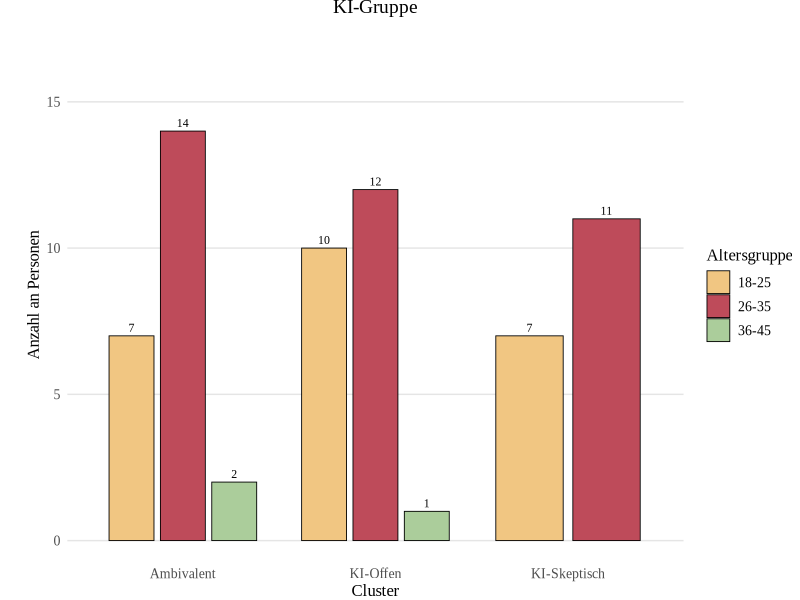
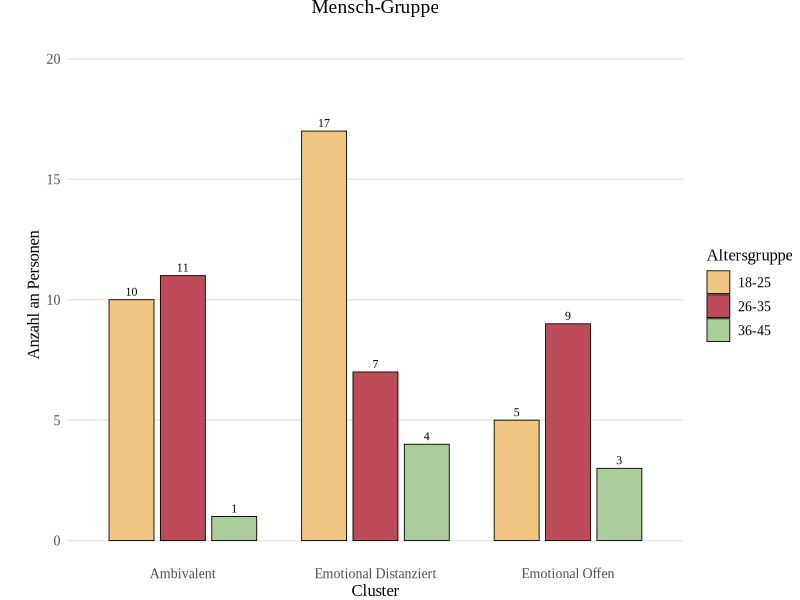

The R source for these figures, in order:
# =============================================================================
# AGE GROUPS BY CLUSTER VISUALIZATION
# =============================================================================
# Erstellt Visualisierungen der Altersgruppen für KI-Gruppe und Mensch-Gruppe
# getrennt, mit den gleichen Clustern wie in ki_specific_apa.png und human_specific_apa.png

library(dplyr)
library(ggplot2)
library(tidyr)

# =============================================================================
# LOAD DATA
# =============================================================================

cat("Lade Daten...\n")
data <- read.delim("organized/data/Bereinigte Daten von WhatsApp Business.csv", 
                   fileEncoding = "UTF-16LE", stringsAsFactors = FALSE)

# Filter data (FINISHED=1)
data_processed <- data %>% filter(FINISHED == 1)

# Separate KI and Mensch groups
data_ki <- data_processed %>% filter(AB01 == 1)
data_mensch <- data_processed %>% filter(AB01 == 2)

cat("✓ KI-Gruppe: n =", nrow(data_ki), "\n")
cat("✓ Mensch-Gruppe: n =", nrow(data_mensch), "\n")

# =============================================================================
# PERFORM CLUSTERING FOR KI GROUP
# =============================================================================

cat("\n=== CLUSTERING FÜR KI-GRUPPE ===\n")

# Calculate composite scores for KI group
mn_cols <- c("MN01_01", "MN01_02", "MN01_03", "MN01_04", "MN01_05", "MN01_06", "MN01_07")
vs_cols <- c("VS01_01", "VS01_02", "VS01_03", "VS01_04", "VS01_05", "VS01_06", "VS01_07", "VS01_08")
ea_cols <- c("EA01_01", "EA01_02", "EA01_03", "EA01_04", "EA01_05")
id_cols <- c("ID01_01", "ID01_02", "ID01_03", "ID01_04")

# Create composite scores for KI
cluster_data_ki <- data.frame(
  VS = rowMeans(data_ki[, vs_cols], na.rm = TRUE),
  MN = rowMeans(data_ki[, mn_cols], na.rm = TRUE),
  ID = rowMeans(data_ki[, id_cols], na.rm = TRUE),
  EA = rowMeans(data_ki[, ea_cols], na.rm = TRUE)
)

# Remove missing values for KI
cluster_data_ki_clean <- cluster_data_ki[complete.cases(cluster_data_ki), ]
data_ki_clean <- data_ki[complete.cases(cluster_data_ki), ]

# Perform k-means clustering for KI
set.seed(123)
kmeans_result_ki <- kmeans(cluster_data_ki_clean, centers = 3, nstart = 25)
clusters_ki <- kmeans_result_ki$cluster

# Calculate cluster means for KI
cluster_means_ki <- data.frame(
  cluster_number = 1:3,
  n = as.numeric(table(clusters_ki)),
  VS = round(tapply(cluster_data_ki_clean$VS, clusters_ki, mean), 3),
  MN = round(tapply(cluster_data_ki_clean$MN, clusters_ki, mean), 3),
  ID = round(tapply(cluster_data_ki_clean$ID, clusters_ki, mean), 3),
  EA = round(tapply(cluster_data_ki_clean$EA, clusters_ki, mean), 3)
)

# Calculate overall mean for each cluster
cluster_means_ki$overall_mean <- (cluster_means_ki$VS + cluster_means_ki$MN + 
                                 cluster_means_ki$ID + cluster_means_ki$EA) / 4

# Sort by overall mean (highest to lowest)
cluster_means_ki_sorted <- cluster_means_ki[order(cluster_means_ki$overall_mean, decreasing = TRUE), ]

# Assign names based on ranking for KI
cluster_means_ki_sorted$cluster_name <- c("KI-Offen", "Ambivalent", "KI-Skeptisch")

# Add cluster information to KI data
data_ki_clean$Cluster <- clusters_ki
data_ki_clean$Cluster_Name <- cluster_means_ki_sorted$cluster_name[clusters_ki]

cat("KI-Gruppe Cluster-Verteilung:\n")
for(i in 1:nrow(cluster_means_ki_sorted)) {
  cat("-", cluster_means_ki_sorted$cluster_name[i], ":", cluster_means_ki_sorted$n[i], 
      "(", round(cluster_means_ki_sorted$n[i] / sum(cluster_means_ki_sorted$n) * 100, 1), "%)\n")
}

# =============================================================================
# PERFORM CLUSTERING FOR MENSCH GROUP
# =============================================================================

cat("\n=== CLUSTERING FÜR MENSCH-GRUPPE ===\n")

# Create composite scores for Mensch
cluster_data_mensch <- data.frame(
  VS = rowMeans(data_mensch[, vs_cols], na.rm = TRUE),
  MN = rowMeans(data_mensch[, mn_cols], na.rm = TRUE),
  ID = rowMeans(data_mensch[, id_cols], na.rm = TRUE),
  EA = rowMeans(data_mensch[, ea_cols], na.rm = TRUE)
)

# Remove missing values for Mensch
cluster_data_mensch_clean <- cluster_data_mensch[complete.cases(cluster_data_mensch), ]
data_mensch_clean <- data_mensch[complete.cases(cluster_data_mensch), ]

# Perform k-means clustering for Mensch
set.seed(123)
kmeans_result_mensch <- kmeans(cluster_data_mensch_clean, centers = 3, nstart = 25)
clusters_mensch <- kmeans_result_mensch$cluster

# Calculate cluster means for Mensch
cluster_means_mensch <- data.frame(
  cluster_number = 1:3,
  n = as.numeric(table(clusters_mensch)),
  VS = round(tapply(cluster_data_mensch_clean$VS, clusters_mensch, mean), 3),
  MN = round(tapply(cluster_data_mensch_clean$MN, clusters_mensch, mean), 3),
  ID = round(tapply(cluster_data_mensch_clean$ID, clusters_mensch, mean), 3),
  EA = round(tapply(cluster_data_mensch_clean$EA, clusters_mensch, mean), 3)
)

# Calculate overall mean for each cluster
cluster_means_mensch$overall_mean <- (cluster_means_mensch$VS + cluster_means_mensch$MN + 
                                     cluster_means_mensch$ID + cluster_means_mensch$EA) / 4

# Sort by overall mean (highest to lowest)
cluster_means_mensch_sorted <- cluster_means_mensch[order(cluster_means_mensch$overall_mean, decreasing = TRUE), ]

# Assign names based on ranking for Mensch
cluster_means_mensch_sorted$cluster_name <- c("Emotional Offen", "Ambivalent", "Emotional Distanziert")

# Add cluster information to Mensch data
data_mensch_clean$Cluster <- clusters_mensch
data_mensch_clean$Cluster_Name <- cluster_means_mensch_sorted$cluster_name[clusters_mensch]

cat("Mensch-Gruppe Cluster-Verteilung:\n")
for(i in 1:nrow(cluster_means_mensch_sorted)) {
  cat("-", cluster_means_mensch_sorted$cluster_name[i], ":", cluster_means_mensch_sorted$n[i], 
      "(", round(cluster_means_mensch_sorted$n[i] / sum(cluster_means_mensch_sorted$n) * 100, 1), "%)\n")
}

# =============================================================================
# CREATE AGE GROUPS
# =============================================================================

cat("\n=== ERSTELLE ALTERSGRUPPEN ===\n")

# Create age groups for KI
data_ki_clean$Age_Group <- cut(data_ki_clean$SO01, 
                              breaks = c(17, 25, 35, 45, 55, 100),
                              labels = c("18-25", "26-35", "36-45", "46-55", "56+"),
                              include.lowest = TRUE)

# Create age groups for Mensch
data_mensch_clean$Age_Group <- cut(data_mensch_clean$SO01, 
                                  breaks = c(17, 25, 35, 45, 55, 100),
                                  labels = c("18-25", "26-35", "36-45", "46-55", "56+"),
                                  include.lowest = TRUE)

# Count persons by cluster and age group for KI
age_cluster_counts_ki <- data_ki_clean %>%
  group_by(Cluster_Name, Age_Group) %>%
  summarise(Count = n(), .groups = 'drop') %>%
  filter(Age_Group %in% c("18-25", "26-35", "36-45", "46-55")) %>%
  mutate(Group = "KI")

# Count persons by cluster and age group for Mensch
age_cluster_counts_mensch <- data_mensch_clean %>%
  group_by(Cluster_Name, Age_Group) %>%
  summarise(Count = n(), .groups = 'drop') %>%
  filter(Age_Group %in% c("18-25", "26-35", "36-45", "46-55")) %>%
  mutate(Group = "Mensch")

# Combine both groups
age_cluster_counts_combined <- rbind(age_cluster_counts_ki, age_cluster_counts_mensch)

cat("Altersgruppen-Verteilung KI:\n")
print(age_cluster_counts_ki)
cat("\nAltersgruppen-Verteilung Mensch:\n")
print(age_cluster_counts_mensch)

# =============================================================================
# CREATE VISUALIZATIONS
# =============================================================================

cat("\n=== ERSTELLE ALTERSGRUPPEN-VISUALISIERUNGEN ===\n")

# Create the KI group visualization
ki_age_plot <- ggplot(age_cluster_counts_ki, aes(x = Cluster_Name, y = Count, fill = Age_Group)) +
  geom_bar(stat = "identity", position = position_dodge(width = 0.8), width = 0.7, 
           color = "black", linewidth = 0.3) +
  geom_text(aes(label = Count), 
            position = position_dodge(width = 0.8), 
            vjust = -0.5, 
            size = 3, 
            family = "Times New Roman") +
  scale_fill_manual(values = c(
    "18-25" = "#F1C682",      # Gelb/Orange
    "26-35" = "#BE4B5A",      # Rot
    "36-45" = "#ABCD9B",      # Hellgrün
    "46-55" = "#8DD3C8"       # Hellblau/Türkis
  )) +
  labs(x = "Cluster",
       y = "Anzahl an Personen",
       fill = "Altersgruppe",
       title = "KI-Gruppe") +
  theme_minimal() +
  theme(
    axis.title = element_text(size = 12, family = "Times New Roman"),
    axis.text = element_text(size = 10, family = "Times New Roman"),
    axis.text.x = element_text(angle = 0, family = "Times New Roman"),
    legend.title = element_text(size = 12, family = "Times New Roman"),
    legend.text = element_text(size = 10, family = "Times New Roman"),
    panel.grid.major = element_line(color = "gray90"),
    panel.grid.minor = element_blank(),
    panel.background = element_rect(fill = "white", color = NA),
    plot.background = element_rect(fill = "white", color = NA),
    panel.border = element_blank(),
    axis.line.x = element_blank(),
    axis.line.y = element_blank(),
    axis.ticks = element_blank(),
    axis.line = element_blank(),
    plot.margin = margin(0, 0, 0, 20),
    panel.grid.major.x = element_blank(),
    panel.grid.minor.x = element_blank(),
    axis.ticks.x = element_line(),
    axis.ticks.length.x = unit(0, "pt"),
    plot.title = element_text(size = 14, family = "Times New Roman", hjust = 0.5)
  ) +
  ylim(0, max(age_cluster_counts_ki$Count) * 1.2)

# Create the Mensch group visualization
mensch_age_plot <- ggplot(age_cluster_counts_mensch, aes(x = Cluster_Name, y = Count, fill = Age_Group)) +
  geom_bar(stat = "identity", position = position_dodge(width = 0.8), width = 0.7, 
           color = "black", linewidth = 0.3) +
  geom_text(aes(label = Count), 
            position = position_dodge(width = 0.8), 
            vjust = -0.5, 
            size = 3, 
            family = "Times New Roman") +
  scale_fill_manual(values = c(
    "18-25" = "#F1C682",      # Gelb/Orange
    "26-35" = "#BE4B5A",      # Rot
    "36-45" = "#ABCD9B",      # Hellgrün
    "46-55" = "#8DD3C8"       # Hellblau/Türkis
  )) +
  labs(x = "Cluster",
       y = "Anzahl an Personen",
       fill = "Altersgruppe",
       title = "Mensch-Gruppe") +
  theme_minimal() +
  theme(
    axis.title = element_text(size = 12, family = "Times New Roman"),
    axis.text = element_text(size = 10, family = "Times New Roman"),
    axis.text.x = element_text(angle = 0, family = "Times New Roman"),
    legend.title = element_text(size = 12, family = "Times New Roman"),
    legend.text = element_text(size = 10, family = "Times New Roman"),
    panel.grid.major = element_line(color = "gray90"),
    panel.grid.minor = element_blank(),
    panel.background = element_rect(fill = "white", color = NA),
    plot.background = element_rect(fill = "white", color = NA),
    panel.border = element_blank(),
    axis.line.x = element_blank(),
    axis.line.y = element_blank(),
    axis.ticks = element_blank(),
    axis.line = element_blank(),
    plot.margin = margin(0, 0, 0, 20),
    panel.grid.major.x = element_blank(),
    panel.grid.minor.x = element_blank(),
    axis.ticks.x = element_line(),
    axis.ticks.length.x = unit(0, "pt"),
    plot.title = element_text(size = 14, family = "Times New Roman", hjust = 0.5)
  ) +
  ylim(0, max(age_cluster_counts_mensch$Count) * 1.2)

# Save the visualizations
dir.create("organized/images/clustering", recursive = TRUE, showWarnings = FALSE)

ggsave("organized/images/clustering/ki_age_groups_visualization.png", 
       ki_age_plot, width = 10, height = 6, dpi = 300, bg = "white", 
       limitsize = FALSE)

ggsave("organized/images/clustering/mensch_age_groups_visualization.png", 
       mensch_age_plot, width = 10, height = 6, dpi = 300, bg = "white", 
       limitsize = FALSE)

cat("✓ ki_age_groups_visualization.png erstellt\n")
cat("✓ mensch_age_groups_visualization.png erstellt\n")

# =============================================================================
# DATA SUMMARY
# =============================================================================

cat("\n================================================================================\n")
cat("AGE GROUPS BY CLUSTER VISUALIZATION COMPLETED\n")
cat("================================================================================\n")
cat("Generated files:\n")
cat("- organized/images/clustering/ki_age_groups_visualization.png\n")
cat("- organized/images/clustering/mensch_age_groups_visualization.png\n")

cat("\nKI-Gruppe Altersgruppen nach Cluster:\n")
print(age_cluster_counts_ki)
cat("\nMensch-Gruppe Altersgruppen nach Cluster:\n")
print(age_cluster_counts_mensch)

cat("\nKI-Gruppe Cluster-Zusammenfassung:\n")
print(cluster_means_ki_sorted[, c("cluster_name", "n", "VS", "MN", "ID", "EA")])
cat("\nMensch-Gruppe Cluster-Zusammenfassung:\n")
print(cluster_means_mensch_sorted[, c("cluster_name", "n", "VS", "MN", "ID", "EA")])

cat("\n================================================================================\n") 